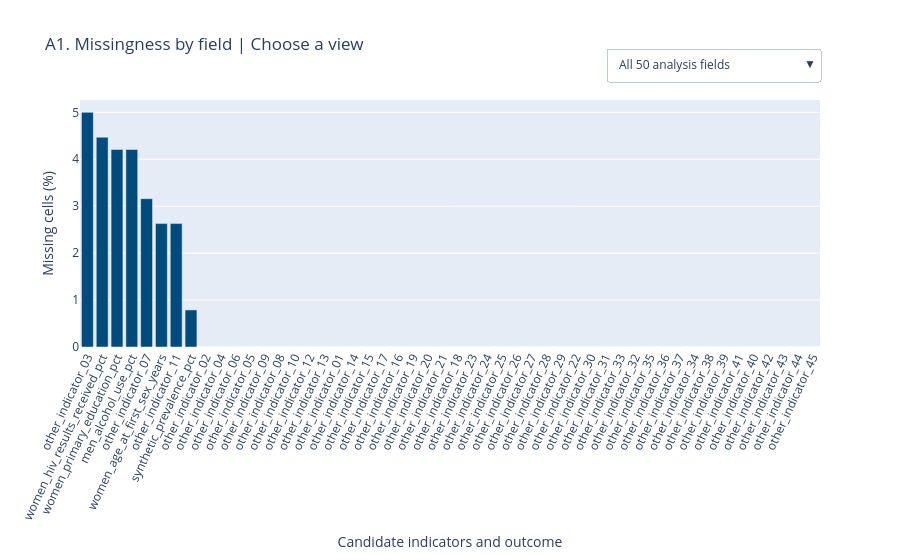

Notebook code cell kept with this figure:
### Markdown cell above
## 2. AUDIT A: Data structure and missing values

**Definitions for beginners:**

- **Missing data:** A value is unknown or not supplied. Do not assume it equals zero.
- **Blank or coded as text:** A cell saying `not recorded` also represents missing data, even though it is not technically `NaN` until converted.
- **Predictor versus outcome:** You may impute missing *predictors* using training data. Do not fabricate missing *outcomes* just to keep rows.

**Exercise:** Before running, predict whether the dataset has exactly 372 rows. Why might it be larger? Run the audit below and hover on each bar.

### Code cell
work = raw_snapshot.copy(deep=True)
# Explicit parsing: bad strings become NaN; keep the raw snapshot untouched.
conversion_failures = {}
for col in PREDICTORS + ['synthetic_prevalence_pct','fictional_x','fictional_y']:
    before = int(work[col].notna().sum())
    work[col] = pd.to_numeric(work[col], errors='coerce')
    conversion_failures[col] = before - int(work[col].notna().sum())

missing_count = work[PREDICTORS + ['synthetic_prevalence_pct']].isna().sum()
missing_rate = (100*missing_count/len(work)).round(2)
missing_table = pd.DataFrame({'variable':missing_count.index,
    'missing_n':missing_count.values,'missing_pct':missing_rate.values})
missing_table = missing_table.sort_values('missing_n', ascending=False)

print(f'Rows: {len(work)} | Predictors: {len(PREDICTORS)} | Unique regions: {work.region_id.nunique()}')
print(f'Empty predictor cells: {int(work[PREDICTORS].isna().sum().sum())}')
print(f'Non-numeric entries converted to missing: {sum(conversion_failures.values())}')
display(missing_table.head(12))

nonzero = missing_table.query('missing_n > 0')
fig = go.Figure()
fig.add_bar(x=missing_table.variable, y=missing_table.missing_pct,
            marker_color=BLUE, name='All 50 analysis fields',
            customdata=missing_table.missing_n,
            hovertemplate='%{x}<br>Missing: %{customdata} rows (%{y:.1f}%)<extra></extra>')
fig.add_bar(x=nonzero.variable, y=nonzero.missing_pct,
            marker_color=CORAL, name='Variables with missingness', visible=False,
            customdata=nonzero.missing_n,
            hovertemplate='%{x}<br>Missing: %{customdata} rows (%{y:.1f}%)<extra></extra>')
fig.update_layout(
 title='A1. Missingness by field | Choose a view',
 xaxis_title='Candidate indicators and outcome', yaxis_title='Missing cells (%)',
 xaxis_tickangle=-65, height=560, showlegend=False,
 updatemenus=[dict(type='dropdown', direction='down', x=1, y=1.21,
   buttons=[dict(label='All 50 analysis fields', method='update',
                 args=[{'visible':[True,False]}]),
            dict(label='Only fields with missing entries', method='update',
                 args=[{'visible':[False,True]}])])]
)
fig.show()
print('HOW TO READ: A taller bar means a higher share of missing values, not higher disease risk.')
print('ACTION: Examine the missingness mechanism. Later, numeric predictors use training-fold median imputation.')

### Figure 1 — Plotly figure (JSON) as saved in the notebook; plotly's stock layout.template omitted (floating-point values rounded to 4 significant figures)
{"data": [{"customdata": [19, 17, 16, 16, 12, 10, 10, 3, 0, 0, 0, 0, 0, 0, 0, 0, 0, 0, 0, 0, 0, 0, 0, 0, 0, 0, 0, 0, 0, 0, 0, 0, 0, 0, 0, 0, 0, 0, 0, 0, 0, 0, 0, 0, 0, 0, 0, 0, 0, 0], "hovertemplate": "%{x}<br>Missing: %{customdata} rows (%{y:.1f}%)<extra></extra>", "marker": {"color": "#004A7C"}, "name": "All 50 analysis fields", "type": "bar", "x": ["other_indicator_03", "women_hiv_results_received_pct", "women_primary_education_pct", "men_alcohol_use_pct", "other_indicator_07", "women_age_at_first_sex_years", "other_indicator_11", "synthetic_prevalence_pct", "other_indicator_02", "other_indicator_04", "other_indicator_06", "other_indicator_05", "other_indicator_09", "other_indicator_08", "other_indicator_10", "other_indicator_12", "other_indicator_13", "other_indicator_01", "other_indicator_14", "other_indicator_15", "other_indicator_17", "other_indicator_16", "other_indicator_19", "other_indicator_20", "other_indicator_21", "other_indicator_18", "other_indicator_23", "other_indicator_24", "other_indicator_25", "other_indicator_26", "other_indicator_27", "other_indicator_28", "other_indicator_29", "other_indicator_22", "other_indicator_30", "other_indicator_31", "other_indicator_33", "other_indicator_32", "other_indicator_35", "other_indicator_36", "other_indicator_37", "other_indicator_34", "other_indicator_38", "other_indicator_39", "other_indicator_41", "other_indicator_40", "other_indicator_42", "other_indicator_43", "other_indicator_44", "other_indicator_45"], "y": [5.0, 4.47, 4.21, 4.21, 3.16, 2.63, 2.63, 0.79, 0.0, 0.0, 0.0, 0.0, 0.0, 0.0, 0.0, 0.0, 0.0, 0.0, 0.0, 0.0, 0.0, 0.0, 0.0, 0.0, 0.0, 0.0, 0.0, 0.0, 0.0, 0.0, 0.0, 0.0, 0.0, 0.0, 0.0, 0.0, 0.0, 0.0, 0.0, 0.0, 0.0, 0.0, 0.0, 0.0, 0.0, 0.0, 0.0, 0.0, 0.0, 0.0]}, {"customdata": [19, 17, 16, 16, 12, 10, 10, 3], "hovertemplate": "%{x}<br>Missing: %{customdata} rows (%{y:.1f}%)<extra></extra>", "marker": {"color": "#F05A28"}, "name": "Variables with missingness", "type": "bar", "visible": false, "x": ["other_indicator_03", "women_hiv_results_received_pct", "women_primary_education_pct", "men_alcohol_use_pct", "other_indicator_07", "women_age_at_first_sex_years", "other_indicator_11", "synthetic_prevalence_pct"], "y": [5.0, 4.47, 4.21, 4.21, 3.16, 2.63, 2.63, 0.79]}], "layout": {"height": 560, "showlegend": false, "title": {"text": "A1. Missingness by field | Choose a view"}, "updatemenus": [{"buttons": [{"args": [{"visible": [true, false]}], "label": "All 50 analysis fields", "method": "update"}, {"args": [{"visible": [false, true]}], "label": "Only fields with missing entries", "method": "update"}], "direction": "down", "type": "dropdown", "x": 1, "y": 1.21}], "xaxis": {"tickangle": -65, "title": {"text": "Candidate indicators and outcome"}}, "yaxis": {"title": {"text": "Missing cells (%)"}}}}
